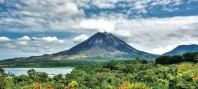
#> input picture arenal.jpg, 198 x 89 px
$ python P4.py
#> lines starting #> are read from the running program, lines starting #| are printed output that depends on the picture
import numpy as np
import matplotlib.pyplot as plt
import time

# Modulación 16-QAM

from PIL import Image
import numpy as np

def fuente_info(imagen):
    '''Una función que simula una fuente de
    información al importar una imagen y
    retornar un vector de NumPy con las
    dimensiones de la imagen, incluidos los
    canales RGB: alto x largo x 3 canales

    :param imagen: Una imagen en formato JPG
    :return: un vector de pixeles
    '''
#> called with imagen = 'arenal.jpg'
    img = Image.open(imagen)
#> img is the input picture: PIL image 198x89 RGB; mean R, G, B 129.7, 152.6, 147.8

    return np.array(img)

def rgb_a_bit(array_imagen):
    '''Convierte los pixeles de base
    decimal (de 0 a 255) a binaria
    (de 00000000 a 11111111).

    :param imagen: array de una imagen
    :return: Un vector de (1 x k) bits 'int'
    '''
    # Obtener las dimensiones de la imagen
    x, y, z = array_imagen.shape

    # Número total de elementos (pixeles x canales)
    n_elementos = x * y * z

    # Convertir la imagen a un vector unidimensional de n_elementos
    pixeles = np.reshape(array_imagen, n_elementos)

    # Convertir los canales a base 2
    bits = [format(pixel, '08b') for pixel in pixeles]
    bits_Rx = np.array(list(''.join(bits)))

    return bits_Rx.astype(int)

def modulador_16_QAM(bits, fc, mpp):
    '''Un método que simula el esquema de
    modulación digital BPSK.

    :param bits: Vector unidimensional de bits
    :param fc: Frecuencia de la portadora en Hz
    :param mpp: Cantidad de muestras por periodo de onda portadora
    :return: Un vector con la señal modulada
    :return: Un valor con la potencia promedio [W]
    :return: La onda portadora c(t)
    :return: La onda cuadrada moduladora (información)
    '''
    # 1. Parámetros de la 'señal' de información (bits)
    N = len(bits) # Cantidad de bits

    # Datos que se modularan con coseno
    DatosA = []

    # Datos que se modularan con seno
    DatosB = []

    # Suma los primeros 2 bits de cada simbolo de 4 bits y los guarda en DatosA
    # También suma los últimos 2 bits de cada símbolo y los guarda en DatosB
    for k in range(int(N/4)):
        DatosA.append(2*bits[k*4] + bits[1+(k*4)])
        DatosB.append(2*bits[2+(k*4)] + bits[3+(k*4)])

    # 2. Construyendo un periodo de la señal portadora c(t)
    Tc = 1 / fc  # periodo [s]
    t_periodo = np.linspace(0, Tc, mpp)  # mpp: muestras por período
    portadora_sin = np.sin(2*np.pi*fc*t_periodo)
    portadora_cos = np.cos(2*np.pi*fc*t_periodo)

    # 3. Inicializar la señal modulada s(t)
    t_simulacion = np.linspace(0, int(N/4)*Tc, int(N/4)*mpp)
    senal_Tx_sin = np.zeros(t_simulacion.shape)
    senal_Tx_cos = np.zeros(t_simulacion.shape)
    senal_Tx = np.zeros(t_simulacion.shape)

    # 4. Asignar las formas de onda según los bits (16-QAM)
    for i, bit in enumerate(DatosA):
        if bit == 0:
            senal_Tx_cos[i*mpp : (i+1)*mpp] = portadora_cos * -3

        elif bit == 1:
            senal_Tx_cos[i*mpp : (i+1)*mpp] = portadora_cos * -1

        elif bit == 3:
            senal_Tx_cos[i*mpp : (i+1)*mpp] = portadora_cos * 1

        else:
            senal_Tx_cos[i*mpp : (i+1)*mpp] = portadora_cos * 3

    for i, bit in enumerate(DatosB):
        if bit == 0:
            senal_Tx_sin[i*mpp : (i+1)*mpp] = portadora_sin * 3

        elif bit == 1:
            senal_Tx_sin[i*mpp : (i+1)*mpp] = portadora_sin * 1

        elif bit == 3:
            senal_Tx_sin[i*mpp : (i+1)*mpp] = portadora_sin * -1

        else:
            senal_Tx_sin[i*mpp : (i+1)*mpp] = portadora_sin * -3

    # Se combinan las señales
    senal_Tx = senal_Tx_cos + senal_Tx_sin

    # 5. Calcular la potencia promedio de la señal modulada
    P_senal_Tx = (1 / (N*Tc)) * np.trapz(pow(senal_Tx, 2), t_simulacion)

    return senal_Tx, P_senal_Tx, portadora_cos, portadora_sin

def canal_ruidoso(senal_Tx, Pm, SNR):
    '''Un bloque que simula un medio de trans-
    misión no ideal (ruidoso) empleando ruido
    AWGN. Pide por parámetro un vector con la
    señal provieniente de un modulador y un
    valor en decibelios para la relación señal
    a ruido.

    :param senal_Tx: El vector del modulador
    :param Pm: Potencia de la señal modulada
    :param SNR: Relación señal-a-ruido en dB
    :return: La señal modulada al dejar el canal
    '''
    # Potencia del ruido generado por el canal
    Pn = Pm / pow(10, SNR/10)

    # Generando ruido auditivo blanco gaussiano (potencia = varianza)
    ruido = np.random.normal(0, np.sqrt(Pn), senal_Tx.shape)

    # Señal distorsionada por el canal ruidoso
    senal_Rx = senal_Tx + ruido

    return senal_Rx

def demodulador_16_QAM(senal_Rx, portadora_cos, portadora_sin, mpp):
    '''Un método que simula un bloque demodulador
    de señales, bajo un esquema BPSK. El criterio
    de demodulación se basa en decodificación por
    detección de energía.

    :param senal_Rx: La señal recibida del canal
    :param portadora: La onda portadora c(t)
    :param mpp: Número de muestras por periodo
    :return: Los bits de la señal demodulada
    '''
    # Cantidad de muestras en senal_Rx
    M = len(senal_Rx)

    # Cantidad de símbolos en transmisión
    N = int(M / mpp)

    # Vector para bits obtenidos por la demodulación
    bits_Rx = np.zeros(N*4)

    # Vector para la señal demodulada
    senal_demodulada = np.zeros(senal_Rx.shape)

    # Pseudo-energía de un período de la portadora
    Es = np.sum(portadora_sin * portadora_sin)

    # Demodulación

    # Recupera los datos que se encontraban en DatosA
    for i in range(N):
        # Producto interno de dos funciones
        producto_cos = senal_Rx[i*mpp : (i+1)*mpp] * portadora_cos
        Ep_cos = np.sum(producto_cos)

        if Ep_cos < -20:
            bits_Rx[i*4] = 0
            bits_Rx[1+i*4] = 0

        elif 0 > Ep_cos > -20:
            bits_Rx[i*4] = 0
            bits_Rx[1+i*4] = 1

        elif 0 < Ep_cos < 20:
            bits_Rx[i*4] = 1
            bits_Rx[1+i*4] = 1

        elif Ep_cos > 20:
            bits_Rx[i*4] = 1
            bits_Rx[1+i*4] = 0

    # Recupera los datos que se encontraban en DatosB
    for i in range(N):
        # Producto interno de dos funciones
        producto_sin = senal_Rx[i*mpp : (i+1)*mpp] * portadora_sin
        Ep_sin = np.sum(producto_sin)

        if Ep_sin < -20:
            bits_Rx[2+i*4] = 1
            bits_Rx[3+i*4] = 0

        elif 0 > Ep_sin > -20:
            bits_Rx[2+i*4] = 1
            bits_Rx[3+i*4] = 1

        elif 0 < Ep_sin < 20:
            bits_Rx[2+i*4] = 0
            bits_Rx[3+i*4] = 1

        elif Ep_sin > 20:
            bits_Rx[2+i*4] = 0
            bits_Rx[3+i*4] = 0

    return bits_Rx.astype(int)

def bits_a_rgb(bits_Rx, dimensiones):
    '''Un blque que decodifica el los bits
    recuperados en el proceso de demodulación

    :param: Un vector de bits 1 x k
    :param dimensiones: Tupla con dimensiones de la img.
    :return: Un array con los pixeles reconstruidos
    '''
    # Cantidad de bits
    N = len(bits_Rx)

    # Se reconstruyen los canales RGB
    bits = np.split(bits_Rx, N / 8)

    # Se decofican los canales:
    canales = [int(''.join(map(str, canal)), 2) for canal in bits]
    pixeles = np.reshape(canales, dimensiones)

    return pixeles.astype(np.uint8)

# Parámetros
fc = 5000  # frecuencia de la portadora
mpp = 20   # muestras por periodo de la portadora
SNR = -5   # relación señal-a-ruido del canal

# Iniciar medición del tiempo de simulación
inicio = time.time()

# 1. Importar y convertir la imagen a trasmitir
imagen_Tx = fuente_info('arenal.jpg')
dimensiones = imagen_Tx.shape
#> dimensiones = (89, 198, 3)

# 2. Codificar los pixeles de la imagen
bits_Tx = rgb_a_bit(imagen_Tx)
#> in rgb_a_bit, `bits = [format(pixel, '08b') for pixel in pixeles]`: bits = 52866 items

# 3. Modular la cadena de bits usando el esquema BPSK
senal_Tx, Pm, portadora_cos, portadora_sin = modulador_16_QAM(bits_Tx, fc, mpp)
#> in modulador_16_QAM, `N = len(bits)`: N = 422928
#> after the loop in modulador_16_QAM, `for k in range(int(N/4)):`: DatosA = 105732 items
#> the loop in modulador_16_QAM, `for i, bit in enumerate(DatosA):` made 105732 passes
#> bit on passes 1 to 3: 2, 0, 2
#> the loop in modulador_16_QAM, `for i, bit in enumerate(DatosB):` made 105732 passes
#> bit on passes 1 to 3: 2, 0, 3
#> in modulador_16_QAM, `P_senal_Tx = (1 / (N*Tc)) * np.trapz(pow(senal_Tx, 2), t_simulacion)`: P_senal_Tx = 1.22
#> Pm = 1.22; portadora_cos = 20 values, max 1 at index 0, min -0.986 at index 9, mean 0.05; portadora_sin = 20 values, max 0.997 at index 5, min -0.997 at index 14, mean -1.22e-17

# 4. Se transmite la señal modulada, por un canal ruidoso
senal_Rx = canal_ruidoso(senal_Tx, Pm, SNR)
#> in canal_ruidoso, `Pn = Pm / pow(10, SNR/10)`: Pn = 3.85

# 5. Se desmodula la señal recibida del canal
bits_Rx = demodulador_16_QAM(senal_Rx, portadora_cos, portadora_sin, mpp)
#> in demodulador_16_QAM, `M = len(senal_Rx)`: M = 2114640
#> in demodulador_16_QAM, `N = int(M / mpp)`: N = 105732
#> in demodulador_16_QAM, `Es = np.sum(portadora_sin * portadora_sin)`: Es = 9.5
#> the loop in demodulador_16_QAM, `for i in range(N):` made 105732 passes
#> Ep_cos on passes 1 to 3: 35.9, -34.91, 30.77
#> the loop in demodulador_16_QAM, `for i in range(N):` made 105732 passes
#> Ep_sin on passes 1 to 3: -26.85, 33.53, -11.83

# 6. Se visualiza la imagen recibida
imagen_Rx = bits_a_rgb(bits_Rx, dimensiones)
#> in bits_a_rgb, `N = len(bits_Rx)`: N = 422928
#> in bits_a_rgb, `bits = np.split(bits_Rx, N / 8)`: bits = 52866 items
#> in bits_a_rgb, `pixeles = np.reshape(canales, dimensiones)`:
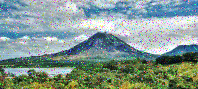
#> pixeles: shape (89, 198, 3) int64; mean of channels 0, 1, 2 130, 151.5, 145.6; drawn as R, G, B
Fig = plt.figure(figsize=(10,6))

# Cálculo del tiempo de simulación
print('Duración de la simulación: ', time.time() - inicio)

# 7. Calcular número de errores
errores = sum(abs(bits_Tx - bits_Rx))
#> errores = 17840
BER = errores/len(bits_Tx)
#> BER = 0.0422
print('{} errores, para un BER de {:0.4f}.'.format(errores, BER))
#| 17840 errores, para un BER de 0.0422.

# Mostrar imagen transmitida
ax = Fig.add_subplot(1, 2, 1)
imgplot = plt.imshow(imagen_Tx)
ax.set_title('Transmitido')

# Mostrar imagen recuperada
ax = Fig.add_subplot(1, 2, 2)
imgplot = plt.imshow(imagen_Rx)
ax.set_title('Recuperado')
Fig.tight_layout()

plt.imshow(imagen_Rx)

# Visualizar el cambio entre las señales
fig, (ax1, ax2) = plt.subplots(nrows=2, sharex=True, figsize=(14, 7))

# La señal modulada por BPSK
ax1.plot(senal_Tx[0:600], color='g', lw=2)
ax1.set_ylabel('Señal transmitida')
ax1.set_title('Formas de onda')

# La señal modulada al dejar el canal
ax2.plot(senal_Rx[0:600], color='b', lw=2)
ax2.set_ylabel('Señal recuperada con ruido')
ax2.set_xlabel('$t$ / milisegundos')
fig.tight_layout()
plt.show()
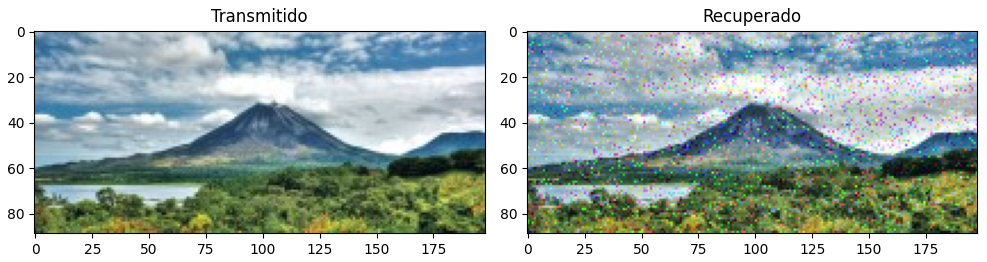
#> figure drawn by matplotlib, 2 panels
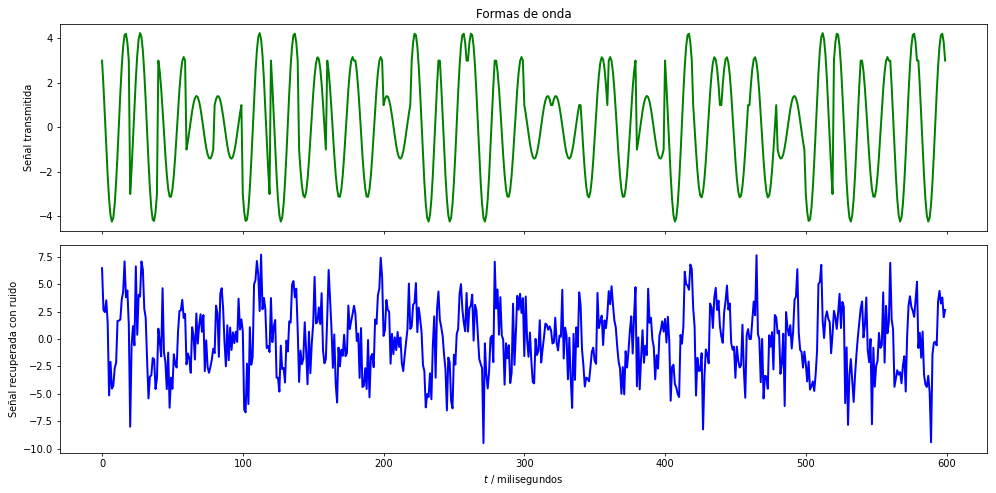
#> figure drawn by matplotlib, 2 panels; panel 2: curve peaks at x = 113, y = 7.7

# Densidad espectral de potencia

from scipy import fft

# Transformada de Fourier
#> (the run stopped early here; a loop or call above may not have finished)
